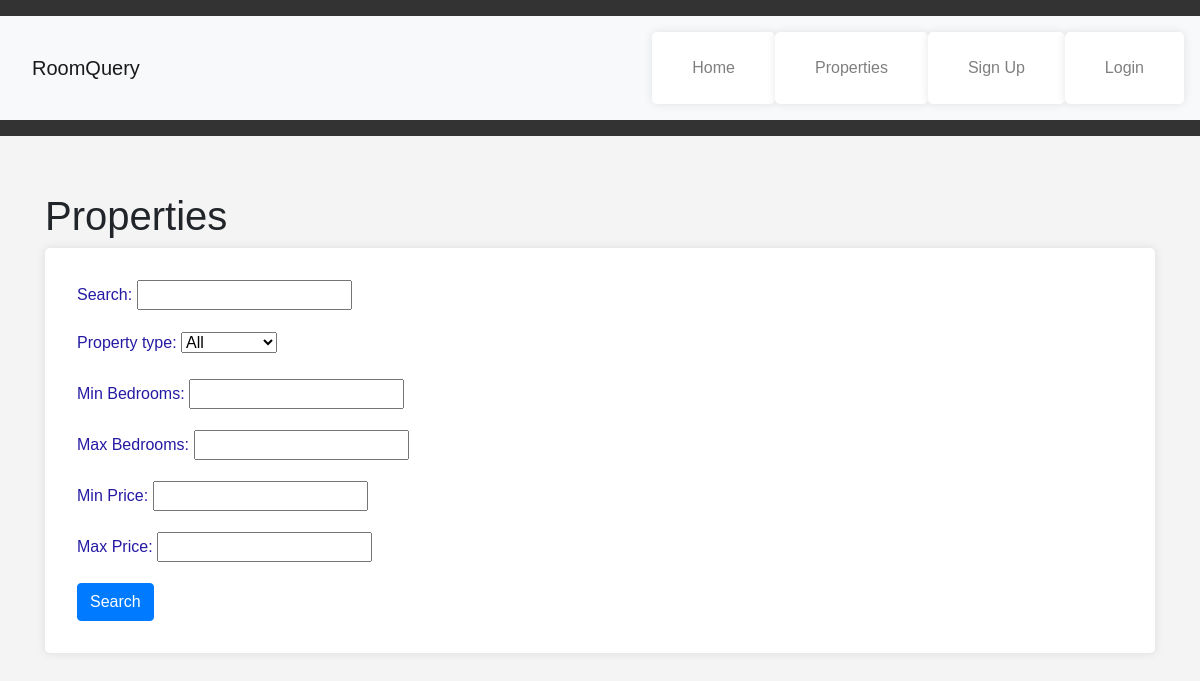
Before: /properties/ with the older database file.
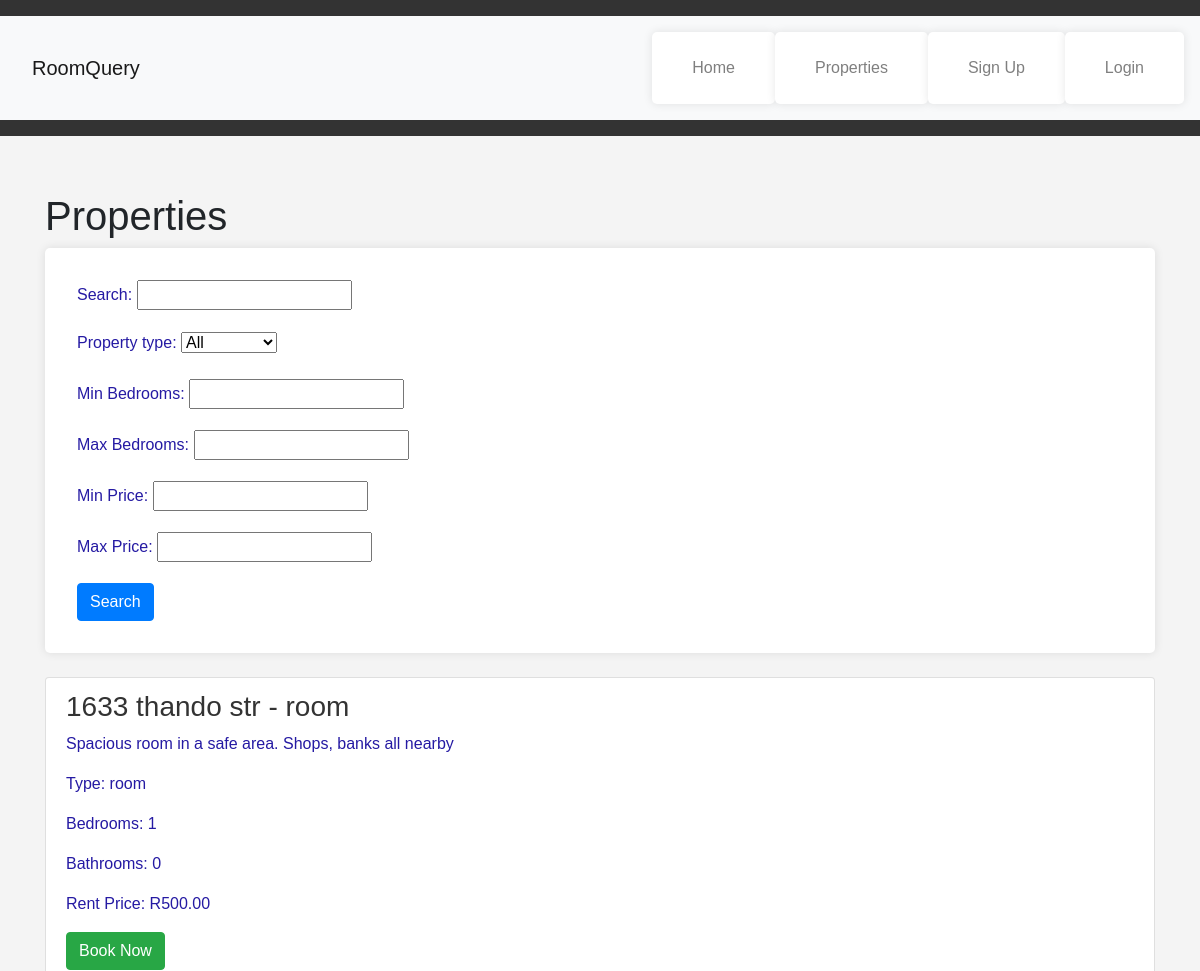
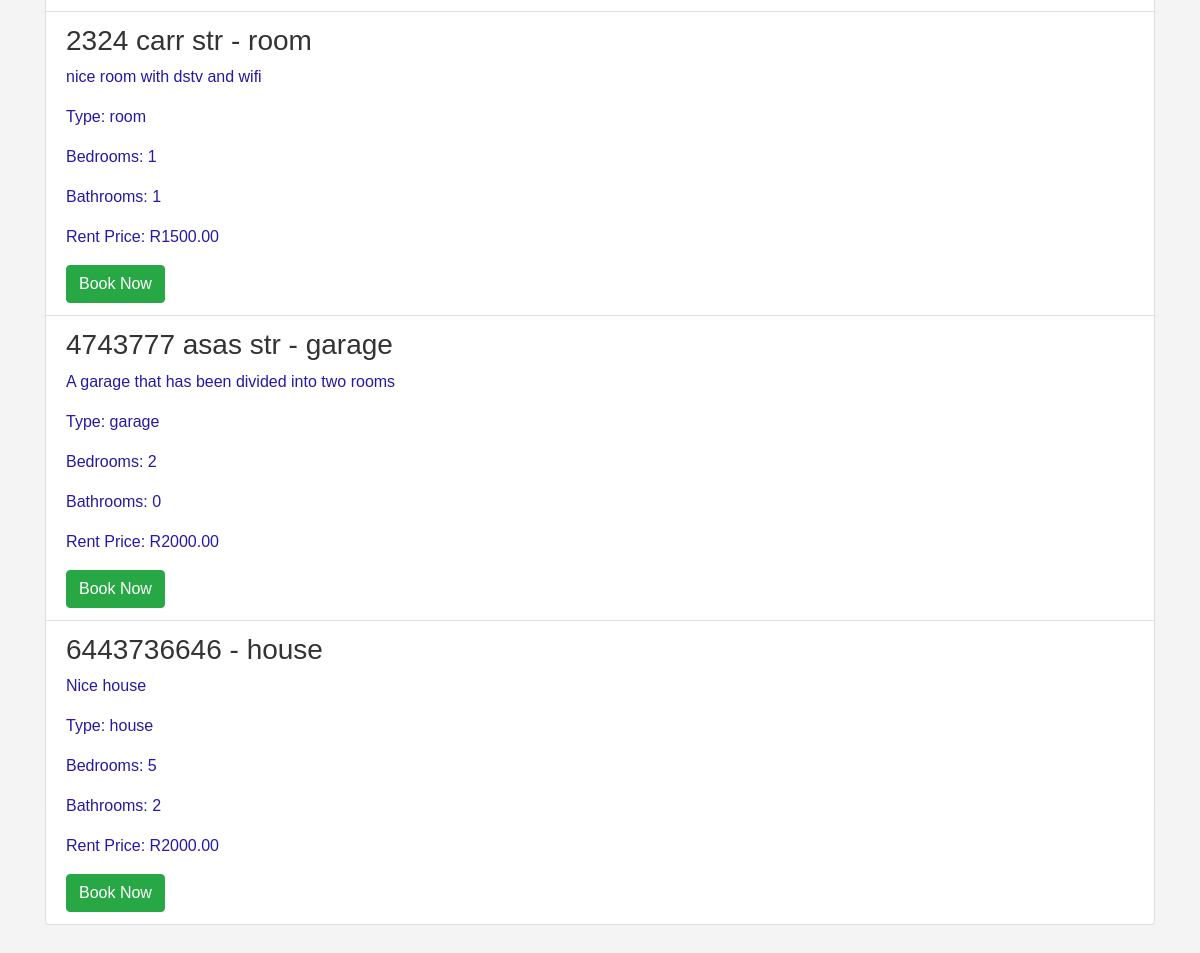
After: the same page with the newer database file (2 pictures, top to bottom).
### core/models.py (models this page shows, shortened)
class Property(models.Model):
    landlord = models.ForeignKey(User, on_delete=models.CASCADE)
    address = models.CharField(max_length=255)
    property_type = models.CharField(max_length=50)
    bedrooms = models.IntegerField()
    bathrooms = models.IntegerField()
    rent_price = models.DecimalField(max_digits=10, decimal_places=2)
    description = models.TextField()
    image = models.ImageField(upload_to=property_image_path, blank=True, null=True)

### core/views.py (the view)
# urls.py: path('properties/', PropertyListView.as_view(), name='property_list'),
class PropertyListView(ListView):
    model = Property
    template_name = 'core/property_list.html'
    context_object_name = 'properties'
    def get_queryset(self):
        queryset = super().get_queryset()
        query = self.request.GET.get('query')
        property_type = self.request.GET.get('property_type')
        min_bedrooms = self.request.GET.get('min_bedrooms')
        max_bedrooms = self.request.GET.get('max_bedrooms')
        min_price = self.request.GET.get('min_price')
        max_price = self.request.GET.get('max_price')
        if query:
            queryset = queryset.filter(Q(address__icontains=query) | Q(description__icontains=query))
        if property_type and property_type != 'all':
            queryset = queryset.filter(property_type=property_type)
        if min_bedrooms:
            queryset = queryset.filter(bedrooms__gte=min_bedrooms)
        if max_bedrooms:
            queryset = queryset.filter(bedrooms__lte=max_bedrooms)
        if min_price:
            queryset = queryset.filter(rent_price__gte=min_price)
        if max_price:
            queryset = queryset.filter(rent_price__lte=max_price)
        return queryset
    def get_context_data(self, **kwargs):
        context = super().get_context_data(**kwargs)
        context['form'] = PropertySearchForm(self.request.GET)
        return context

### core/forms.py
class PropertySearchForm(forms.Form):
    query = forms.CharField(label='Search', max_length=100, required=False)
    property_type = forms.ChoiceField(choices=[('all', 'All'), ('house', 'House'), ('room','Room'),('garage','Garage'), ('apartment', 'Apartment')], required=False)
    min_bedrooms = forms.IntegerField(label='Min Bedrooms', required=False)
    max_bedrooms = forms.IntegerField(label='Max Bedrooms', required=False)
    min_price = forms.DecimalField(label='Min Price', max_digits=10, decimal_places=2, required=False)
    max_price = forms.DecimalField(label='Max Price', max_digits=10, decimal_places=2, required=False)

### core/templates/core/property_list.html (shortened to what this page needs)
{% extends "core/base.html" %}
{% block content %}
    <h1>Properties</h1>
    <form method="get" action="{% url 'property_list' %}" class="mb-4">
        {{ form.as_p }}
        <button type="submit" class="btn btn-primary">Search</button>
    </form>
    <div class="list-group">
        {% for property in properties %}
            <div class="list-group-item">
                <h3><a href="{% url 'property_detail' property.pk %}">{{ property.address }} - {{ property.property_type }}</a></h3>
                <p>{{ property.description }}</p>
                <p>Type: {{ property.property_type }}</p>
                <p>Bedrooms: {{ property.bedrooms }}</p>
                <p>Bathrooms: {{ property.bathrooms }}</p>
                <p>Rent Price: R{{ property.rent_price }}</p>
                <a href="{% url 'book_property' property.pk %}" class="btn btn-success">Book Now</a>
            </div>
        {% endfor %}
    </div>
{% endblock %}

Changed rows visible on the page:
added Property: address "1633 thando str", property_type "room", description "Spacious room in a safe area. Shops, banks all nearby", bedrooms "1", bathrooms "0", rent_price "500.00"
added Property: address "2324 carr str", property_type "room", description "nice room with dstv and wifi", bedrooms "1", bathrooms "1", rent_price "1500.00"
added Property: address "4743777 asas str", property_type "garage", description "A garage that has been divided into two rooms", bedrooms "2", bathrooms "0", rent_price "2000.00"
added Property: address "6443736646", property_type "house", description "Nice house", bedrooms "5", bathrooms "2", rent_price "2000.00"
